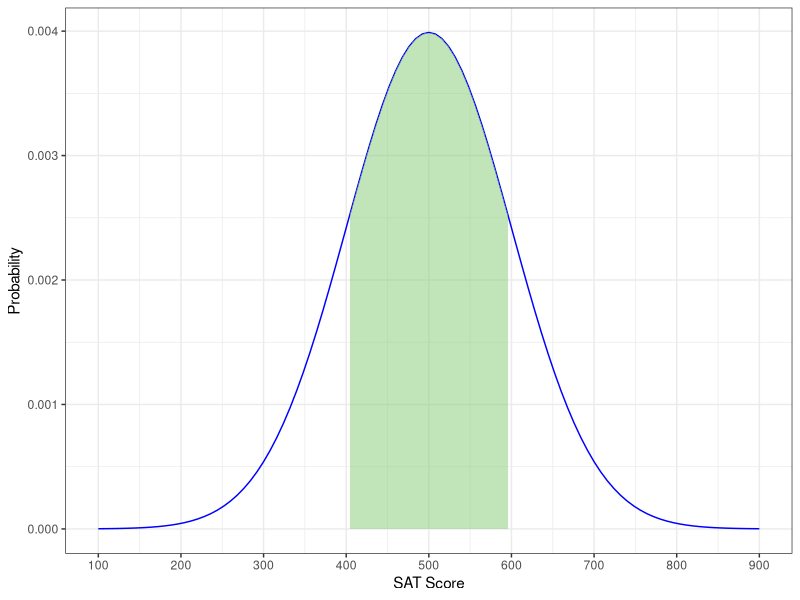
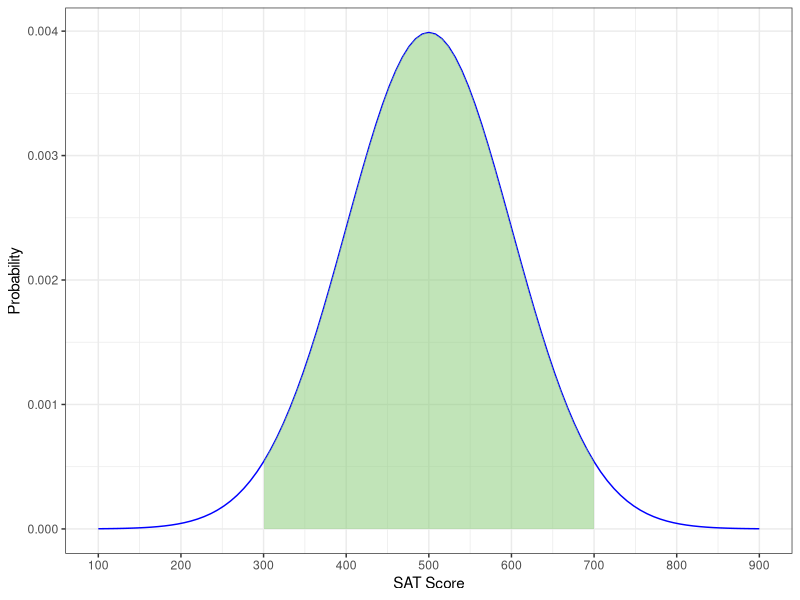
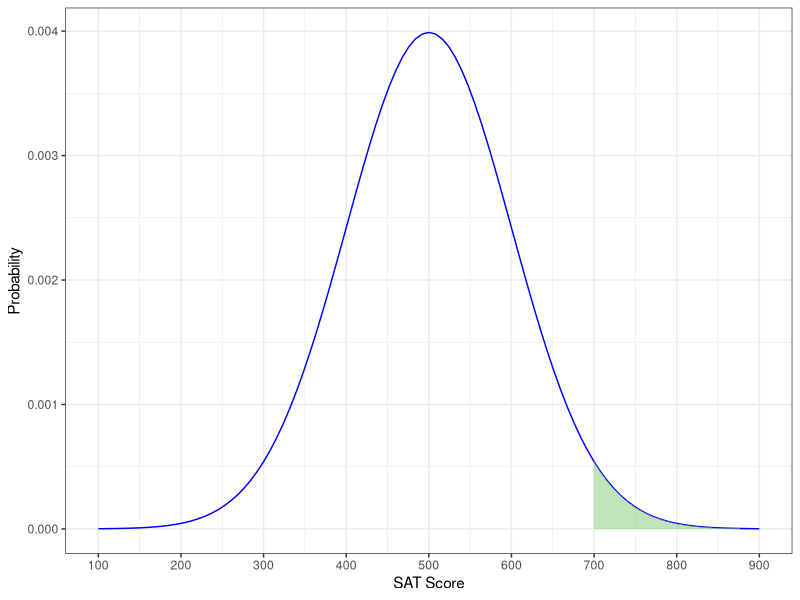
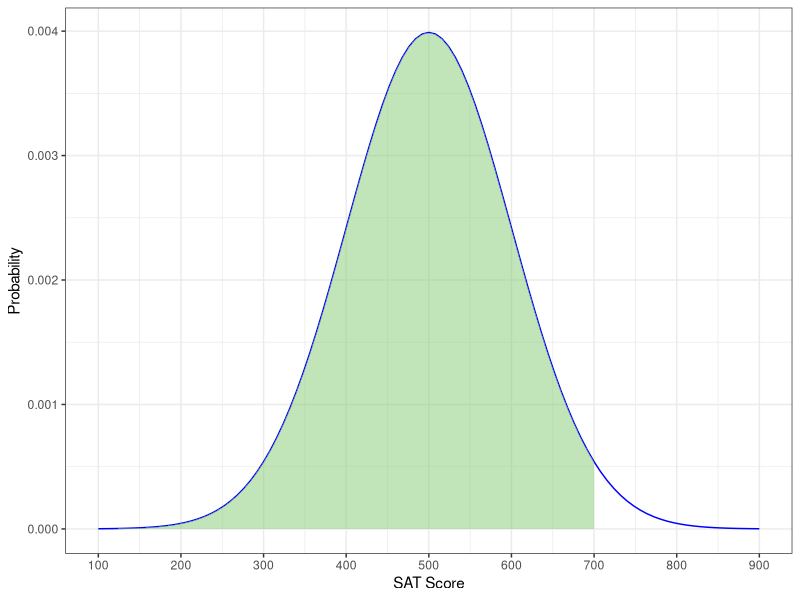
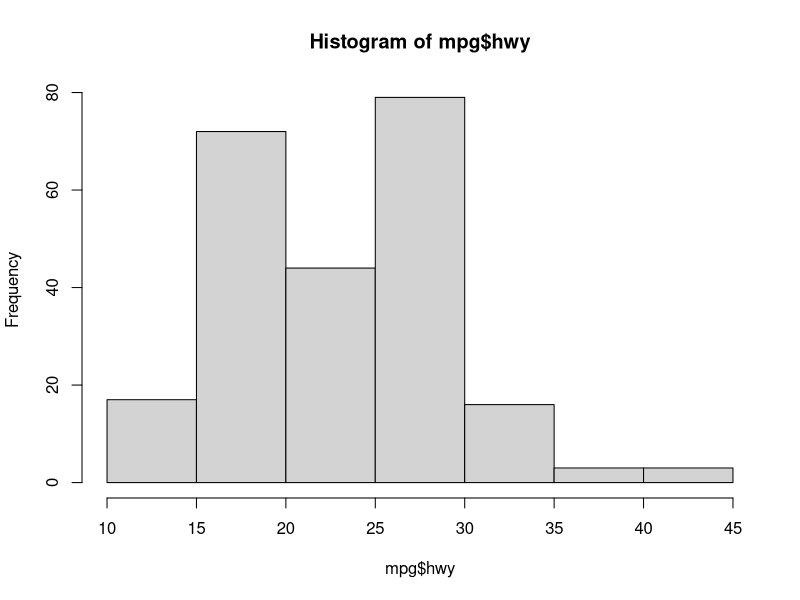
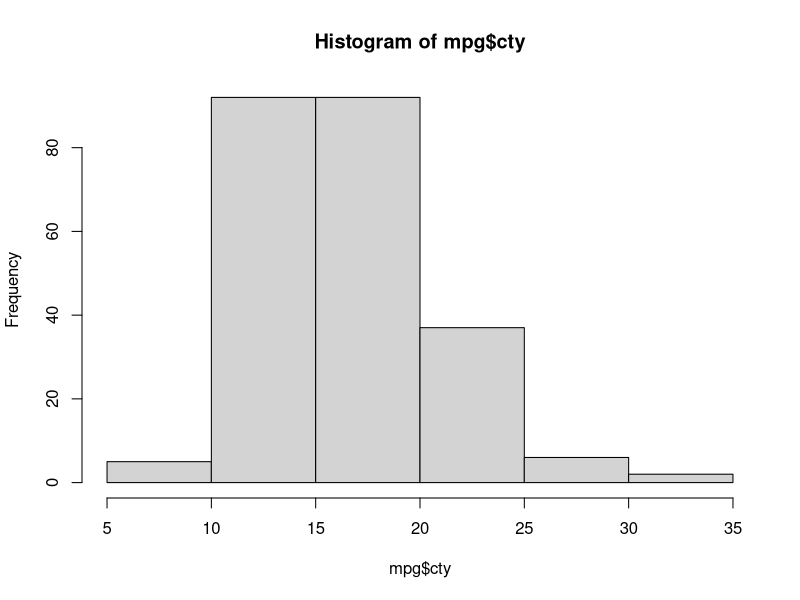
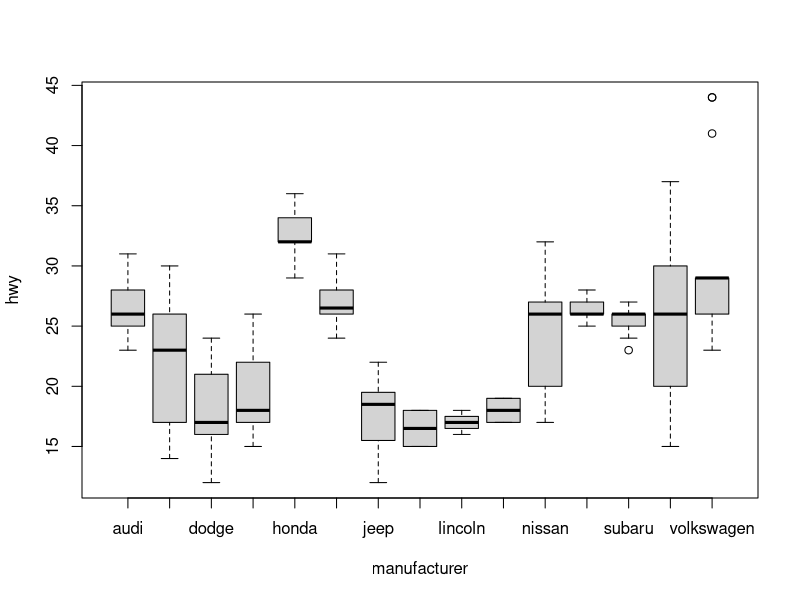
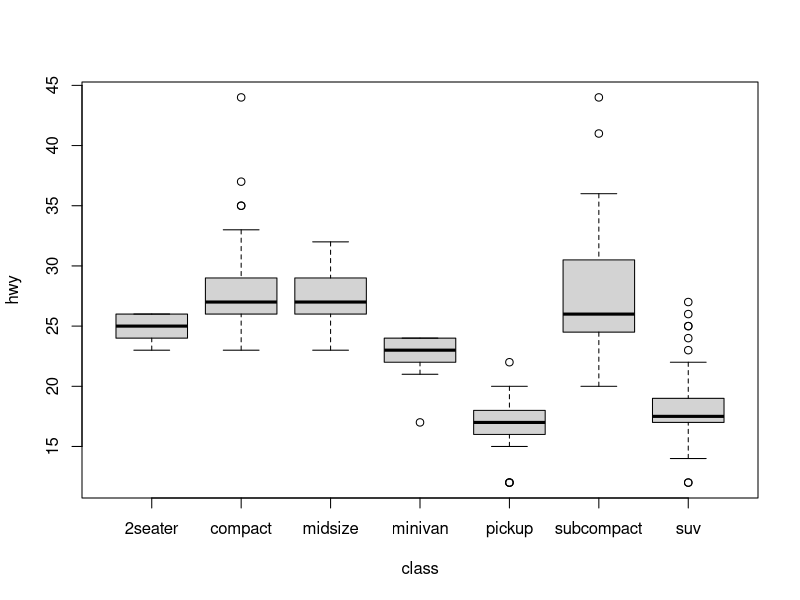

The R source for these figures, in order:
## ---- chunk 1
knitr::opts_chunk$set(echo = TRUE)
## ---- chunk 2

# you do not need to draw the pdf graph
# I draw it only so you can visualize what you are estimating

# It is easy to draw a graph in ggplot2
# It requires a bit more effort to shade in specific areas
# which is why the code looks more complicated than it need be

# create shaded area for normal function with mean 500, sd 100 
# between 400 and 600 

shade.a <- function(x) {
    y <- dnorm(x, mean = 500, sd = 100)
    y[x < 400 | x >600] <- NA
    return(y)
}

# create the plot 
library("ggplot2") # we'll need ggplot2 for this 
ggplot(data.frame(x=100:900),aes(x=x))+  # let the data be some variable x between 100-900
    # draw normal pdf with mean 500, sd 500
    stat_function(fun=dnorm, args=list(mean=500, sd=100), color="blue")+ 
    # add the shaded function defined above
    stat_function(fun=shade.a, geom="area", fill="#84CA72", alpha=0.5)+  
    # manually define the ticks on x axis as sequence from 100 to 900 by 100
    scale_x_continuous(breaks=seq(100,900,100))+ 
    xlab("SAT Score")+ylab("Probability")+theme_bw() # fix labels on graph 

## ---- chunk 3

# create shaded area for normal function with mean 500, sd 100 
# between 300 and 700 

shade.b <- function(x) {
    y <- dnorm(x, mean = 500, sd = 100)
    y[x < 300 | x >700] <- NA
    return(y)
}

# create the plot 
ggplot(data.frame(x=100:900),aes(x=x))+ 
    stat_function(fun=dnorm, args=list(mean=500, sd=100), color="blue")+ 
    stat_function(fun=shade.b, geom="area", fill="#84CA72", alpha=0.5)+ 
    scale_x_continuous(breaks=seq(100,900,100))+ 
    xlab("SAT Score")+ylab("Probability")+theme_bw()

## ---- chunk 4

# create shaded area for normal function with mean 500, sd 100 
# between 700 and 900 

shade.c <- function(x) {
    y <- dnorm(x, mean = 500, sd = 100)
    y[x < 700 | x >900] <- NA
    return(y)
}

# create the plot 
ggplot(data.frame(x=100:900),aes(x=x))+ 
    stat_function(fun=dnorm, args=list(mean=500, sd=100), color="blue")+ 
    stat_function(fun=shade.c, geom="area", fill="#84CA72", alpha=0.5)+ 
    scale_x_continuous(breaks=seq(100,900,100))+ 
    xlab("SAT Score")+ylab("Probability")+theme_bw()

## ---- chunk 5

# create shaded area for normal function with mean 500, sd 100 
# between 100 and 700 

shade.d <- function(x) {
    y <- dnorm(x, mean = 500, sd = 100)
    y[x < 100 | x >700] <- NA
    return(y)
}

# create the plot 
ggplot(data.frame(x=100:900),aes(x=x))+ 
    stat_function(fun=dnorm, args=list(mean=500, sd=100), color="blue")+ 
    stat_function(fun=shade.d, geom="area", fill="#84CA72", alpha=0.5)+ 
    scale_x_continuous(breaks=seq(100,900,100))+ 
    xlab("SAT Score")+ylab("Probability")+theme_bw()

## ---- chunk 6
x.i<-c(0,5,10) # make vector of values of X
p.i<-c(0.3,0.5,0.2) # make vector of probabilities of each X values 
rv<-data.frame(x.i,p.i) # make data frame of both

# find expected value: sum of values weighted by probability
sum(rv$x.i*rv$p.i) #it's 4.5

# find variance

# create a column of deviations from mean
rv$devs<-rv$x.i-4.5

# create a column of squared deviations
rv$devsq<-rv$devs^2

# create a column of the squared deviations weighted by probability
rv$w.devsq<-(rv$devsq*p.i)

# let's just check any make sure the table looks like it should
rv 

# take sum of probability-weighted squared deviations to find variance
variance<-sum(rv$w.devsq)

variance 

# take square root of variance for standard deviation
sqrt(variance)

## ---- chunk 7
# See question 5 answers for the graphs again for reference

# part a 

# note we are calculating the area between two values
# pnorm() actually takes the cdf of a value, i.e. 
# the area of everything to the LEFT of a value "x", P(Z<x)
# so to get the probability between two values, take the 
# cdf of the right value minues the cdf of the left value: 
pnorm(600,mean=500,sd=100)-pnorm(400,mean=500,sd=100)

# part b 
pnorm(700,mean=500,sd=100)-pnorm(300,mean=500,sd=100)

# part c
pnorm(700,mean=500,sd=100, lower.tail=TRUE)

# part d 
pnorm(700, mean=500,sd=100, lower.tail=FALSE)

# or alternatively, since lower tail by default is set to TRUE 
1-pnorm(700,mean=500,sd=100)
## ---- chunk 8
#install.packages("ggplot2") # uncomment this (delete the first # in line) 
# if you don't have ggplot2 installed

# you must install ggplot2 only once on a computer
# each time you want to use a package in a session, you 
# must load it with library() once
library("ggplot2")
str(mpg) # get structure of mpg dataset
## ---- chunk 9
# get summary statistics of 'hwy' variable in mpg dataset
summary(mpg$hwy) 
# get summary statistics of 'cty' variable in mpg dataset
summary(mpg$cty) 
## ---- chunk 10
# create a frequency table of 'manufacturer' categorical variable in mpg dataset 
table(mpg$manufacturer) 
## ---- chunk 11
# create a frequency table of 'class' categorical variable in mpg dataset 
table(mpg$class) 
## ---- chunk 12
hist(mpg$hwy) # create histogram of 'hwy' variable from mpg dataset
hist(mpg$cty) # create histogram of 'cty' variable from mpg dataset
## ---- chunk 13
# create a separate boxplot of 'hwy' over every category of 'manufacturer' variable, both from mpg dataset
boxplot(hwy~manufacturer,data=mpg) 
## ---- chunk 14
# create a separate boxplot of 'hwy' over every category of 'class' variable, both from mpg dataset
boxplot(hwy~class,data=mpg) 
